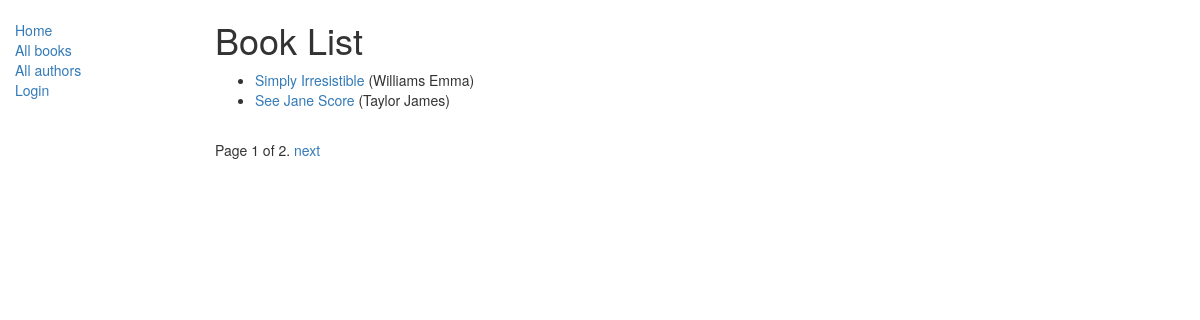
/catalog/books/, run on the app's committed database.
### catalog/models.py (models this page shows, shortened)
class Book(models.Model):
    title = models.CharField(max_length=200)
    author = models.ForeignKey("Author", on_delete=models.SET_NULL, null=True)
    summary = models.TextField(
        max_length=1000,
        help_text="Enter a brief description of the book"
    )
    isbn = models.CharField(
        "ISBN",
        max_length=13,
        help_text='13 Character <a href="https://www.isbn-international.org/content/what-isbn">ISBN number</a>'
    )
    genre = models.ManyToManyField(Genre, help_text="Select a genre for this book")
    language = models.ForeignKey('Language', on_delete=models.SET_NULL, null=True)
    def get_absolute_url(self):
        return reverse("book-detail", args=[str(self.id)])
    def display_genre(self):
        """
        Creates a string for the Genre. This is required to display genre in Admin.
        """
        return ', '.join([genre.name for genre in self.genre.all()[:3]])
    display_genre.short_description = 'Genre'

class Author(models.Model):
    first_name = models.CharField(max_length=100)
    last_name = models.CharField(max_length=100)
    date_of_birth = models.DateField(null=True, blank=True)
    date_of_death = models.DateField("Died", null=True, blank=True)
    def __str__(self):
        return f"{self.last_name} {self.first_name}"

### catalog/views.py (the view)
# urls.py: path('books/', views.BookListView.as_view(), name='books'),
class BookListView(generic.ListView):
    model = Book
    context_object_name = 'book_list'
    paginate_by = 2
    def get_context_data(self, **kwargs):
        context = super(BookListView, self).get_context_data(**kwargs)
        context['some_data'] = 'This is just some data'
        return context

### catalog/templates/catalog/book_list.html (shortened to what this page needs)
{% extends "base_generic.html" %}
{% block content %}
    <h1>Book List</h1>
    {% if book_list %}
    <ul>
      {% for book in book_list %}
      <li>
        <a href="{{ book.get_absolute_url }}">{{ book.title }}</a> ({{book.author}})
      </li>
      {% endfor %}
    </ul>
    {% else %}
      <p>В библиотеке книг нет.</p>
    {% endif %}
{% endblock %}

### data on the page
Book: title "Simply Irresistible", author "Williams Emma"
Book: title "See Jane Score", author "Taylor James"

### other printed values
{{ page_obj.number }} "1"
{{ page_obj.paginator.num_pages }} "2"
